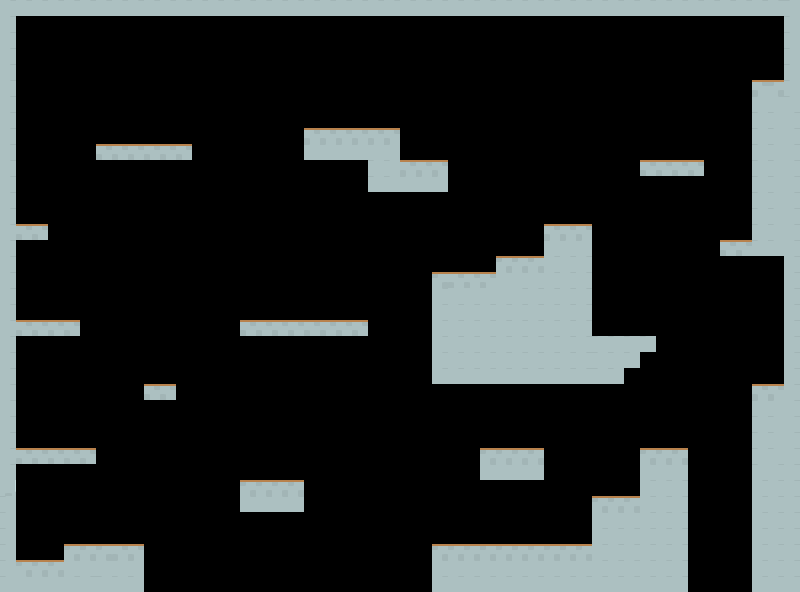

The image is a tile-based game level rendered from a .tmx file. Its description and complete source (layers, tilesets, objects, tile grids) follow:
An orthogonal 50x37 tile map with 16x16 px tiles, 1 tile layer (Capa de Patrones 1).

<map version="1.2" tiledversion="1.2.0" orientation="orthogonal" renderorder="right-down" width="50" height="37" tilewidth="16" tileheight="16" infinite="0" nextlayerid="2" nextobjectid="1">
 <tileset firstgid="1" source="../assets/scenarios/patrones 16x16.tsx" />
 <layer id="1" name="Capa de Patrones 1" width="50" height="37">
  <data encoding="csv">
2147488847,2147488847,2147488847,2147488847,2147488847,2147488847,2147488847,2147488847,2147488847,2147488847,2147488847,2147488847,2147488847,2147488847,2147488847,2147488847,2147488847,2147488847,2147488847,2147488847,2147488847,2147488847,2147488847,2147488847,2147488847,2147488847,2147488847,2147488847,2147488847,2147488847,2147488847,2147488847,2147488847,2147488847,2147488847,2147488847,2147488847,2147488847,2147488847,2147488847,2147488847,2147488847,2147488847,2147488847,2147488847,2147488847,2147488847,2147488847,2147488847,5199,
2147488847,0,0,0,0,0,0,0,0,0,0,0,0,0,0,0,0,0,0,0,0,0,0,0,0,0,0,0,0,0,0,0,0,0,0,0,0,0,0,0,0,0,0,0,0,0,0,0,0,5199,
2147488847,0,0,0,0,0,0,0,0,0,0,0,0,0,0,0,0,0,0,0,0,0,0,0,0,0,0,0,0,0,0,0,0,0,0,0,0,0,0,0,0,0,0,0,0,0,0,0,0,5199,
2147488847,0,0,0,0,0,0,0,0,0,0,0,0,0,0,0,0,0,0,0,0,0,0,0,0,0,0,0,0,0,0,0,0,0,0,0,0,0,0,0,0,0,0,0,0,0,0,0,0,5199,
2147488847,0,0,0,0,0,0,0,0,0,0,0,0,0,0,0,0,0,0,0,0,0,0,0,0,0,0,0,0,0,0,0,0,0,0,0,0,0,0,0,0,0,0,0,0,0,0,0,0,5199,
2147488847,0,0,0,0,0,0,0,0,0,0,0,0,0,0,0,0,0,0,0,0,0,0,0,0,0,0,0,0,0,0,0,0,0,0,0,0,0,0,0,0,0,0,0,0,0,0,5094,2147488742,5199,
2147488847,0,0,0,0,0,0,0,0,0,0,0,0,0,0,0,0,0,0,0,0,0,0,0,0,0,0,0,0,0,0,0,0,0,0,0,0,0,0,0,0,0,0,0,0,0,0,5199,2147488847,5199,
2147488847,0,0,0,0,0,0,0,0,0,0,0,0,0,0,0,0,0,0,0,0,0,0,0,0,0,0,0,0,0,0,0,0,0,0,0,0,0,0,0,0,0,0,0,0,0,0,5199,5199,2147488847,
2147488847,0,0,0,0,0,0,0,0,0,0,0,0,0,0,0,0,0,0,5094,5094,5094,5094,5094,5094,0,0,0,0,0,0,0,0,0,0,0,0,0,0,0,0,0,0,0,0,0,0,5199,5199,2147488847,
2147488847,0,0,0,0,0,5094,5094,5094,5094,5094,5094,0,0,0,0,0,0,0,5199,5199,5199,5199,5199,5199,0,0,0,0,0,0,0,0,0,0,0,0,0,0,0,0,0,0,0,0,0,0,5199,5199,2147488847,
2147488847,0,0,0,0,0,0,0,0,0,0,0,0,0,0,0,0,0,0,0,0,0,0,5199,5199,5094,5094,5094,0,0,0,0,0,0,0,0,0,0,0,0,5094,5094,5094,5094,0,0,0,5199,5199,2147488847,
2147488847,0,0,0,0,0,0,0,0,0,0,0,0,0,0,0,0,0,0,0,0,0,0,5199,5199,5199,5199,5199,0,0,0,0,0,0,0,0,0,0,0,0,0,0,0,0,0,0,0,5199,5199,2147488847,
2147488847,0,0,0,0,0,0,0,0,0,0,0,0,0,0,0,0,0,0,0,0,0,0,0,0,0,0,0,0,0,0,0,0,0,0,0,0,0,0,0,0,0,0,0,0,0,0,5199,5199,2147488847,
2147488847,0,0,0,0,0,0,0,0,0,0,0,0,0,0,0,0,0,0,0,0,0,0,0,0,0,0,0,0,0,0,0,0,0,0,0,0,0,0,0,0,0,0,0,0,0,0,5199,5199,2147488847,
2147488847,5094,5094,0,0,0,0,0,0,0,0,0,0,0,0,0,0,0,0,0,0,0,0,0,0,0,0,0,0,0,0,0,0,0,5094,5094,5094,0,0,0,0,0,0,0,0,0,0,5199,5199,2147488847,
2147488847,0,0,0,0,0,0,0,0,0,0,0,0,0,0,0,0,0,0,0,0,0,0,0,0,0,0,0,0,0,0,0,0,0,5199,5199,5199,0,0,0,0,0,0,0,0,5094,5094,5199,5199,2147488847,
2147488847,0,0,0,0,0,0,0,0,0,0,0,0,0,0,0,0,0,0,0,0,0,0,0,0,0,0,0,0,0,0,2147488742,2147488742,2147488742,2147488847,2147488847,2147488847,0,0,0,0,0,0,0,0,0,0,0,0,2147488847,
2147488847,0,0,0,0,0,0,0,0,0,0,0,0,0,0,0,0,0,0,0,0,0,0,0,0,0,0,2147488742,5094,5094,5094,2147488847,2147488847,2147488847,2147488847,2147488847,2147488847,0,0,0,0,0,0,0,0,0,0,0,0,2147488847,
2147488847,0,0,0,0,0,0,0,0,0,0,0,0,0,0,0,0,0,0,0,0,0,0,0,0,0,0,2147488847,3939,3939,3939,3939,2147488847,2147488847,2147488847,2147488847,2147488847,0,0,0,0,0,0,0,0,0,0,0,0,2147488847,
2147488847,0,0,0,0,0,0,0,0,0,0,0,0,0,0,0,0,0,0,0,0,0,0,0,0,0,0,2147488847,2147488847,2147488847,2147488847,2147488847,2147488847,2147488847,2147488847,2147488847,2147488847,0,0,0,0,0,0,0,0,0,0,0,0,2147488847,
2147488847,5094,5094,5094,5094,0,0,0,0,0,0,0,0,0,0,5094,5094,5094,5094,5094,5094,5094,5094,0,0,0,0,2147488847,2147488847,2147488847,2147488847,2147488847,2147488847,2147488847,2147488847,2147488847,2147488847,0,0,0,0,0,0,0,0,0,0,0,0,2147488847,
2147488847,0,0,0,0,0,0,0,0,0,0,0,0,0,0,0,0,0,0,0,0,0,0,0,0,0,0,2147488847,2147488847,2147488847,2147488847,2147488847,2147488847,2147488847,2147488847,2147488847,2147488847,5199,5199,5199,5199,0,0,0,0,0,0,0,0,2147488847,
2147488847,0,0,0,0,0,0,0,0,0,0,0,0,0,0,0,0,0,0,0,0,0,0,0,0,0,0,2147488847,2147488847,2147488847,2147488847,2147488847,2147488847,2147488847,2147488847,2147488847,2147488847,5199,5199,5199,0,0,0,0,0,0,0,0,0,2147488847,
2147488847,0,0,0,0,0,0,0,0,0,0,0,0,0,0,0,0,0,0,0,0,0,0,0,0,0,0,2147488847,2147488847,2147488847,2147488847,2147488847,2147488847,2147488847,2147488847,2147488847,2147488847,5199,5199,0,0,0,0,0,0,0,0,0,0,2147488847,
2147488847,0,0,0,0,0,0,0,0,5094,5094,0,0,0,0,0,0,0,0,0,0,0,0,0,0,0,0,0,0,0,0,0,0,0,0,0,0,0,0,0,0,0,0,0,0,0,0,5094,5094,2147488847,
2147488847,0,0,0,0,0,0,0,0,0,0,0,0,0,0,0,0,0,0,0,0,0,0,0,0,0,0,0,0,0,0,0,0,0,0,0,0,0,0,0,0,0,0,0,0,0,0,5199,5199,2147488847,
2147488847,0,0,0,0,0,0,0,0,0,0,0,0,0,0,0,0,0,0,0,0,0,0,0,0,0,0,0,0,0,0,0,0,0,0,0,0,0,0,0,0,0,0,0,0,0,0,5199,5199,2147488847,
2147488847,0,0,0,0,0,0,0,0,0,0,0,0,0,0,0,0,0,0,0,0,0,0,0,0,0,0,0,0,0,0,0,0,0,0,0,0,0,0,0,0,0,0,0,0,0,0,5199,5199,2147488847,
2147488847,5094,5094,5094,5094,5094,0,0,0,0,0,0,0,0,0,0,0,0,0,0,0,0,0,0,0,0,0,0,0,0,2147488742,2147488742,2147488742,2147488742,0,0,0,0,0,0,2147488742,2147488742,2147488742,0,0,0,0,5199,5199,2147488847,
2147488847,0,0,0,0,0,0,0,0,0,0,0,0,0,0,0,0,0,0,0,0,0,0,0,0,0,0,0,0,0,2147488847,2147488847,2147488847,2147488847,0,0,0,0,0,0,2147488847,2147488847,2147488847,0,0,0,0,5199,2147488847,2147488847,
2169,0,0,0,0,0,0,0,0,0,0,0,0,0,0,2147488742,2147488742,2147488742,2147488742,0,0,0,0,0,0,0,0,0,0,0,0,0,0,0,0,0,0,0,0,0,2147488847,2147488847,2147488847,0,0,0,0,2147488847,2147488847,2147488847,
5199,0,0,0,0,0,0,0,0,0,0,0,0,0,0,2147488847,2147488847,2147488847,2147488847,0,0,0,0,0,0,0,0,0,0,0,0,0,0,0,0,0,0,2147488742,2147488742,2147488742,2147488847,2147488847,2147488847,0,0,0,0,2147488847,2147488847,2147488847,
5199,0,0,0,0,0,0,0,0,0,0,0,0,0,0,0,0,0,0,0,0,0,0,0,0,0,0,0,0,0,0,0,0,0,0,0,0,2147488847,2147488847,2147488847,2147488847,2147488847,2147488847,0,0,0,0,2147488847,2147488847,2147488847,
5199,0,0,0,0,0,0,0,0,0,0,0,0,0,0,0,0,0,0,0,0,0,0,0,0,0,0,0,0,0,0,0,0,0,0,0,0,2147488847,2147488847,2147488847,2147488847,2147488847,2147488847,0,0,0,0,2147488847,2147488847,2147488847,
5199,0,0,0,2147488742,2147488742,2147488742,5094,5094,0,0,0,0,0,0,0,0,0,0,0,0,0,0,0,0,0,0,2147488742,2147488742,2147488742,2147488742,2147488742,2147488742,2147488742,2147488742,2147488742,2147488742,2147488847,2147488847,2147488847,2147488847,2147488847,2147488847,0,0,0,0,2147488847,2147488847,2147488847,
5199,2147488742,2147488742,2147488742,2147488847,2147488847,2147488847,5199,5199,0,0,0,0,0,0,0,0,0,0,0,0,0,0,0,0,0,0,2147488847,2147488847,2147488847,2147488847,2147488847,2147488847,2147488847,2147488847,2147488847,2147488847,2147488847,2147488847,2147488847,2147488847,2147488847,2147488847,0,0,0,0,2147488847,2147488847,2147488847,
5199,2147488847,2147488847,2147488847,2147488847,2147488847,5199,5199,5199,0,0,0,0,0,0,0,0,0,0,0,0,0,0,0,0,0,0,2147488847,2147488847,2147488847,2147488847,2147488847,2147488847,2147488847,2147488847,2147488847,2147488847,2147488847,2147488847,2147488847,2147488847,2147488847,2147488847,0,0,0,0,2147488847,2147488847,2147488847
</data>
 </layer>
</map>
